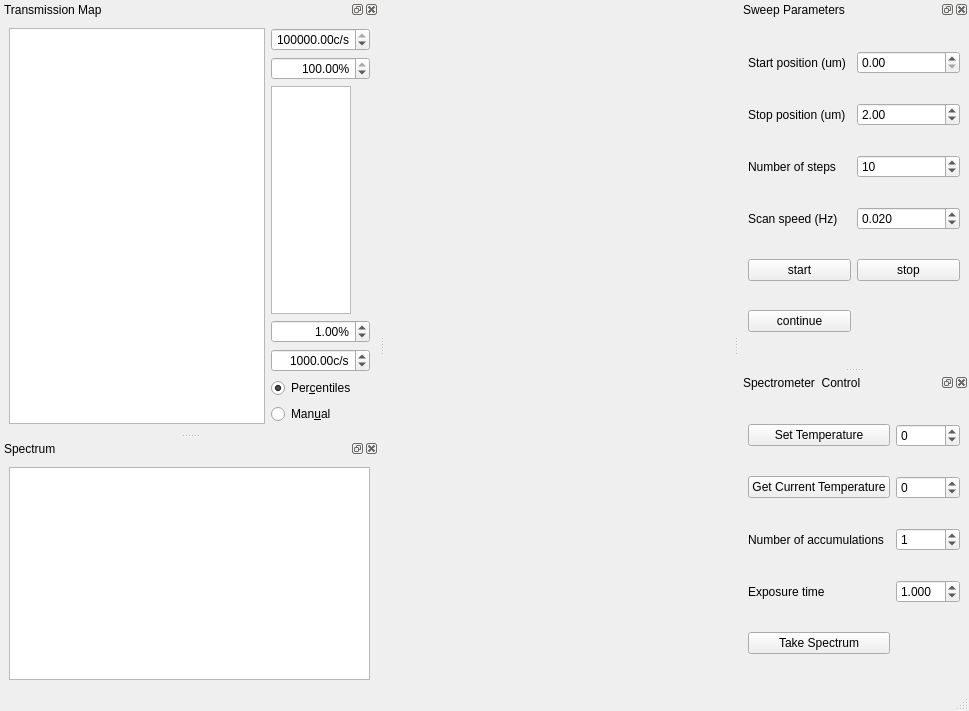
<?xml version="1.0" encoding="UTF-8"?>
<ui version="4.0">
 <class>MainWindow</class>
 <widget class="QMainWindow" name="MainWindow">
  <property name="geometry">
   <rect>
    <x>0</x>
    <y>0</y>
    <width>969</width>
    <height>711</height>
   </rect>
  </property>
  <property name="windowTitle">
   <string>MainWindow</string>
  </property>
  <widget class="QWidget" name="centralwidget"/>
  <widget class="QMenuBar" name="menubar">
   <property name="geometry">
    <rect>
     <x>0</x>
     <y>0</y>
     <width>969</width>
     <height>21</height>
    </rect>
   </property>
  </widget>
  <widget class="QStatusBar" name="statusbar"/>
  <widget class="QDockWidget" name="transmissionmap">
   <property name="sizePolicy">
    <sizepolicy hsizetype="Expanding" vsizetype="Expanding">
     <horstretch>0</horstretch>
     <verstretch>0</verstretch>
    </sizepolicy>
   </property>
   <property name="windowTitle">
    <string>Transmission Map</string>
   </property>
   <attribute name="dockWidgetArea">
    <number>1</number>
   </attribute>
   <widget class="QWidget" name="dockWidgetContents">
    <layout class="QHBoxLayout" name="horizontalLayout_3">
     <item>
      <widget class="PlotWidget" name="transmission_map_PlotWidget"/>
     </item>
     <item>
      <layout class="QGridLayout" name="gridLayout_5">
       <item row="0" column="0">
        <widget class="ScienDSpinBox" name="transmission_map_cb_max_DoubleSpinBox">
         <property name="maximumSize">
          <size>
           <width>100</width>
           <height>16777215</height>
          </size>
         </property>
         <property name="alignment">
          <set>Qt::AlignRight|Qt::AlignTrailing|Qt::AlignVCenter</set>
         </property>
         <property name="suffix">
          <string>c/s</string>
         </property>
         <property name="minimum">
          <double>-10.000000000000000</double>
         </property>
         <property name="maximum">
          <double>1000000000.000000000000000</double>
         </property>
         <property name="value">
          <double>100000.000000000000000</double>
         </property>
        </widget>
       </item>
       <item row="5" column="0">
        <widget class="QRadioButton" name="transmission_map_cb_centiles_RadioButton">
         <property name="text">
          <string>Per&amp;centiles</string>
         </property>
         <property name="checked">
          <bool>true</bool>
         </property>
        </widget>
       </item>
       <item row="4" column="0">
        <widget class="ScienDSpinBox" name="transmission_map_cb_min_DoubleSpinBox">
         <property name="maximumSize">
          <size>
           <width>100</width>
           <height>16777215</height>
          </size>
         </property>
         <property name="alignment">
          <set>Qt::AlignRight|Qt::AlignTrailing|Qt::AlignVCenter</set>
         </property>
         <property name="suffix">
          <string>c/s</string>
         </property>
         <property name="minimum">
          <double>-10.000000000000000</double>
         </property>
         <property name="maximum">
          <double>1000000000.000000000000000</double>
         </property>
         <property name="value">
          <double>1000.000000000000000</double>
         </property>
        </widget>
       </item>
       <item row="2" column="0">
        <widget class="PlotWidget" name="transmission_map_cb_PlotWidget">
         <property name="sizePolicy">
          <sizepolicy hsizetype="MinimumExpanding" vsizetype="MinimumExpanding">
           <horstretch>0</horstretch>
           <verstretch>0</verstretch>
          </sizepolicy>
         </property>
         <property name="maximumSize">
          <size>
           <width>80</width>
           <height>16777215</height>
          </size>
         </property>
        </widget>
       </item>
       <item row="1" column="0">
        <widget class="ScienDSpinBox" name="transmission_map_cb_high_percentile_DoubleSpinBox">
         <property name="maximumSize">
          <size>
           <width>100</width>
           <height>16777215</height>
          </size>
         </property>
         <property name="alignment">
          <set>Qt::AlignRight|Qt::AlignTrailing|Qt::AlignVCenter</set>
         </property>
         <property name="suffix">
          <string>%</string>
         </property>
         <property name="minimum">
          <double>0.000000000000000</double>
         </property>
         <property name="maximum">
          <double>100.000000000000000</double>
         </property>
         <property name="value">
          <double>100.000000000000000</double>
         </property>
        </widget>
       </item>
       <item row="3" column="0">
        <widget class="ScienDSpinBox" name="transmission_map_cb_low_percentile_DoubleSpinBox">
         <property name="maximumSize">
          <size>
           <width>100</width>
           <height>16777215</height>
          </size>
         </property>
         <property name="alignment">
          <set>Qt::AlignRight|Qt::AlignTrailing|Qt::AlignVCenter</set>
         </property>
         <property name="suffix">
          <string>%</string>
         </property>
         <property name="minimum">
          <double>0.000000000000000</double>
         </property>
         <property name="maximum">
          <double>100.000000000000000</double>
         </property>
         <property name="value">
          <double>1.000000000000000</double>
         </property>
        </widget>
       </item>
       <item row="6" column="0">
        <widget class="QRadioButton" name="transmission_map_cb_manual_RadioButton">
         <property name="text">
          <string>Man&amp;ual</string>
         </property>
        </widget>
       </item>
      </layout>
     </item>
    </layout>
   </widget>
  </widget>
  <widget class="QDockWidget" name="dockWidget_2">
   <property name="sizePolicy">
    <sizepolicy hsizetype="Expanding" vsizetype="Expanding">
     <horstretch>0</horstretch>
     <verstretch>0</verstretch>
    </sizepolicy>
   </property>
   <property name="windowTitle">
    <string>Spectrum</string>
   </property>
   <attribute name="dockWidgetArea">
    <number>1</number>
   </attribute>
   <widget class="QWidget" name="dockWidgetContents_2">
    <layout class="QGridLayout" name="gridLayout_2">
     <item row="0" column="0">
      <widget class="PlotWidget" name="spectrum_PlotWidget"/>
     </item>
    </layout>
   </widget>
  </widget>
  <widget class="QDockWidget" name="sweep_parameters">
   <property name="windowTitle">
    <string>Sweep Parameters</string>
   </property>
   <attribute name="dockWidgetArea">
    <number>2</number>
   </attribute>
   <widget class="QWidget" name="dockWidgetContents_3">
    <layout class="QGridLayout" name="gridLayout_3">
     <item row="5" column="0">
      <widget class="QPushButton" name="continue_pushButton">
       <property name="text">
        <string>continue</string>
       </property>
      </widget>
     </item>
     <item row="0" column="0">
      <widget class="QLabel" name="label">
       <property name="text">
        <string>Start position (um)</string>
       </property>
      </widget>
     </item>
     <item row="1" column="0">
      <widget class="QLabel" name="label_2">
       <property name="text">
        <string>Stop position (um)</string>
       </property>
      </widget>
     </item>
     <item row="0" column="1">
      <widget class="QDoubleSpinBox" name="start_position_doubleSpinBox"/>
     </item>
     <item row="4" column="0">
      <widget class="QPushButton" name="start_pushButton">
       <property name="text">
        <string>start</string>
       </property>
      </widget>
     </item>
     <item row="3" column="1">
      <widget class="QDoubleSpinBox" name="scan_speed_doubleSpinBox">
       <property name="decimals">
        <number>3</number>
       </property>
       <property name="value">
        <double>0.020000000000000</double>
       </property>
      </widget>
     </item>
     <item row="1" column="1">
      <widget class="QDoubleSpinBox" name="stop_position_doubleSpinBox">
       <property name="value">
        <double>2.000000000000000</double>
       </property>
      </widget>
     </item>
     <item row="4" column="1">
      <widget class="QPushButton" name="stop_pushButton">
       <property name="text">
        <string>stop</string>
       </property>
      </widget>
     </item>
     <item row="3" column="0">
      <widget class="QLabel" name="label_3">
       <property name="text">
        <string>Scan speed (Hz)</string>
       </property>
      </widget>
     </item>
     <item row="2" column="1">
      <widget class="QDoubleSpinBox" name="number_of_steps_doubleSpinBox">
       <property name="decimals">
        <number>0</number>
       </property>
       <property name="minimum">
        <double>1.000000000000000</double>
       </property>
       <property name="maximum">
        <double>1000.000000000000000</double>
       </property>
       <property name="value">
        <double>10.000000000000000</double>
       </property>
      </widget>
     </item>
     <item row="2" column="0">
      <widget class="QLabel" name="label_6">
       <property name="text">
        <string>Number of steps</string>
       </property>
      </widget>
     </item>
    </layout>
   </widget>
  </widget>
  <widget class="QDockWidget" name="sectrometercontrol">
   <property name="windowTitle">
    <string>Spectrometer  Control</string>
   </property>
   <attribute name="dockWidgetArea">
    <number>2</number>
   </attribute>
   <widget class="QWidget" name="dockWidgetContents_4">
    <layout class="QGridLayout" name="gridLayout_4">
     <item row="3" column="1">
      <widget class="QDoubleSpinBox" name="averages_doubleSpinBox">
       <property name="decimals">
        <number>0</number>
       </property>
       <property name="value">
        <double>1.000000000000000</double>
       </property>
      </widget>
     </item>
     <item row="4" column="1">
      <widget class="QDoubleSpinBox" name="exposure_time_doubleSpinBox">
       <property name="decimals">
        <number>3</number>
       </property>
       <property name="value">
        <double>1.000000000000000</double>
       </property>
      </widget>
     </item>
     <item row="2" column="1">
      <widget class="QDoubleSpinBox" name="get_temperature_doubleSpinBox">
       <property name="decimals">
        <number>0</number>
       </property>
       <property name="minimum">
        <double>-100.000000000000000</double>
       </property>
      </widget>
     </item>
     <item row="1" column="0">
      <widget class="QPushButton" name="set_temperature_pushButton">
       <property name="text">
        <string>Set Temperature</string>
       </property>
      </widget>
     </item>
     <item row="3" column="0">
      <widget class="QLabel" name="label_4">
       <property name="text">
        <string>Number of accumulations</string>
       </property>
      </widget>
     </item>
     <item row="2" column="0">
      <widget class="QPushButton" name="get_temperature_pushButton">
       <property name="text">
        <string>Get Current Temperature</string>
       </property>
      </widget>
     </item>
     <item row="4" column="0">
      <widget class="QLabel" name="label_5">
       <property name="text">
        <string>Exposure time</string>
       </property>
      </widget>
     </item>
     <item row="1" column="1">
      <widget class="QDoubleSpinBox" name="set_temperature_doubleSpinBox">
       <property name="decimals">
        <number>0</number>
       </property>
       <property name="minimum">
        <double>-100.000000000000000</double>
       </property>
       <property name="maximum">
        <double>100.000000000000000</double>
       </property>
      </widget>
     </item>
     <item row="5" column="0">
      <widget class="QPushButton" name="take_spectrum_pushButton">
       <property name="text">
        <string>Take Spectrum</string>
       </property>
      </widget>
     </item>
    </layout>
   </widget>
  </widget>
 </widget>
 <customwidgets>
  <customwidget>
   <class>PlotWidget</class>
   <extends>QGraphicsView</extends>
   <header>pyqtgraph</header>
  </customwidget>
  <customwidget>
   <class>ScienDSpinBox</class>
   <extends>QDoubleSpinBox</extends>
   <header>qtwidgets.scientific_spinbox.h</header>
  </customwidget>
 </customwidgets>
 <resources/>
 <connections/>
</ui>
